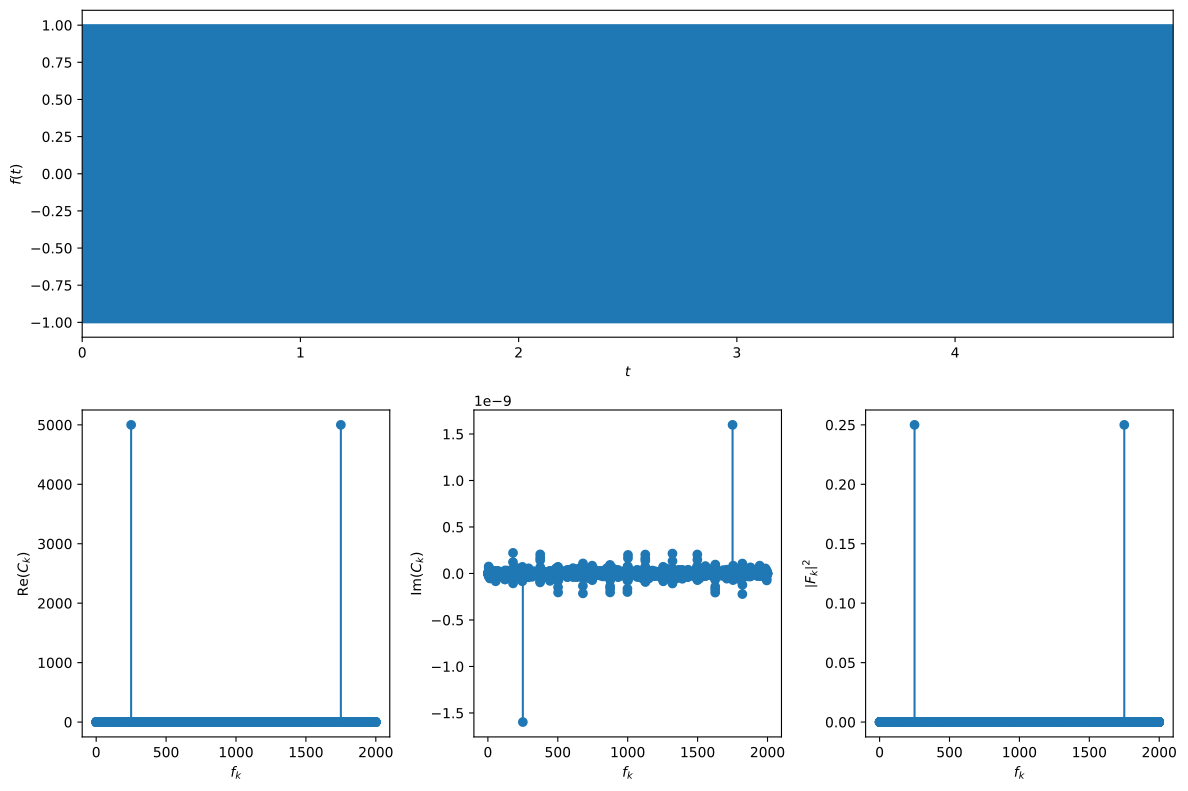

Reproduce this figure in Python.
import numpy as np
from numpy.fft import fft
from matplotlib.pyplot import subplot_mosaic

f = 250

signal = lambda t : np.cos(2*np.pi*f*t)

sampling_start, sampling_end = 0, 5
sample_number = 10_000
sampling_interval = np.linspace(sampling_start, sampling_end, sample_number, endpoint=False)
frequencies = np.arange(len(sampling_interval)) / (sampling_end - sampling_start)

coefficients = fft(signal(sampling_interval))

fig, axs = subplot_mosaic([["signal", "signal", "signal"], ["real", "imag", "power"]], figsize=(12,8))

axs["signal"].plot(sampling_interval, signal(sampling_interval), ls="solid")

axs["signal"].set_xlim(left=np.min(sampling_interval), right=np.max(sampling_interval))

axs["signal"].set_xlabel(r"$t$")
axs["signal"].set_ylabel(r"$f(t)$")

axs["real"].stem(frequencies, np.real(coefficients), basefmt=" ")

axs["real"].set_ylabel(r"Re$(C_k)$")

axs["imag"].stem(frequencies, np.imag(coefficients), basefmt=" ")

axs["imag"].set_ylabel(r"Im$(C_k)$")

power_spectrum = np.abs(coefficients/len(sampling_interval))**2
axs["power"].stem(frequencies, power_spectrum, basefmt=" ")

axs["power"].set_ylabel(r"$\left\vert F_k \right\vert^2$")

for ax in (axs["real"], axs["imag"], axs["power"]):
    ax.set_xlabel(r"$f_k$")

fig.tight_layout()
fig.savefig("numerical-methods/xabier/day-4/fine_sampling.pdf", bbox_inches="tight")

rounded_spectrum = np.round(power_spectrum, 2)
peaks_freqs = np.nonzero(rounded_spectrum)
peaks_vals = power_spectrum[peaks_freqs]

print(f"Signal frequency: f = {f} Hz.")
print("After Fourier transform:")
for peak_freq, peak_val in zip(peaks_freqs[0], peaks_vals):
    print(f"Frequency peak at {peak_freq} Hz with power {peak_val:.3f}.")
